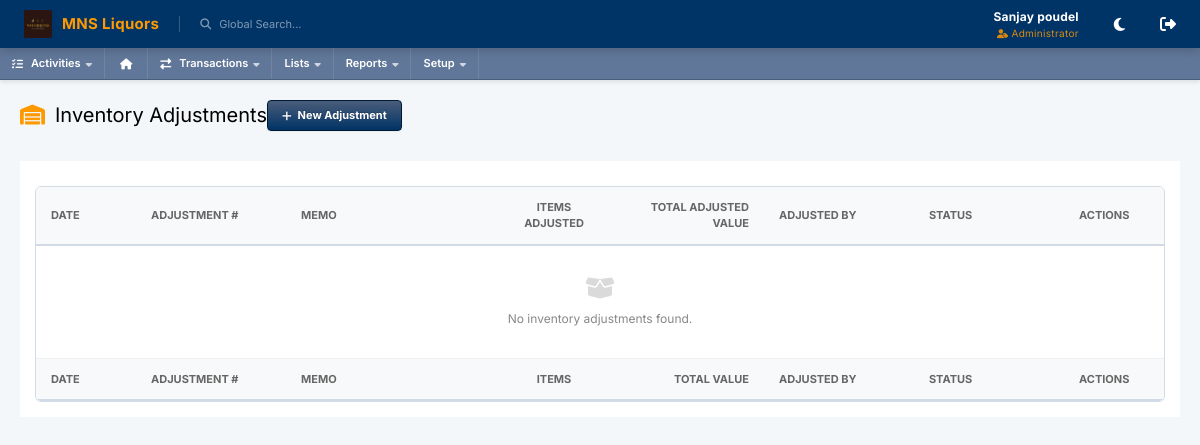
Before: /index.php?page=transactions/adjustment (signed in) with the older database file.
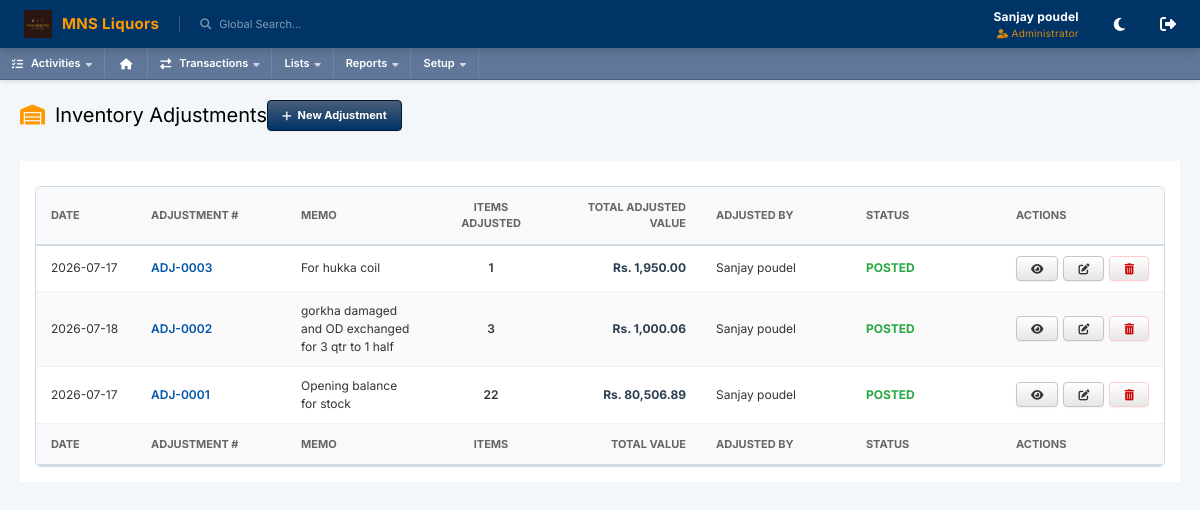
After: the same page with the newer database file.
### tables this page shows
CREATE TABLE `transaction_headers` (
  `id` varchar(36) NOT NULL,
  `txn_number` varchar(30) NOT NULL,
  `txn_type` enum('vendor_bill','customer_invoice','customer_payment','vendor_payment','account_transfer','expense','cash_denomination','inventory_adjustment','Journal') NOT NULL,
  `txn_date` date NOT NULL,
  `fiscal_year` int(11) NOT NULL,
  `fiscal_month` int(11) NOT NULL,
  `fiscal_period` char(7) NOT NULL,
  `status` enum('draft','approved','posted','voided','open','paid','partial') NOT NULL DEFAULT 'draft',
  `reference_number` varchar(50) DEFAULT NULL,
  `memo` text DEFAULT NULL,
  `created_by` varchar(36) NOT NULL,
  `approved_by` varchar(36) DEFAULT NULL,
  `created_at` timestamp NOT NULL DEFAULT current_timestamp(),
  `posted_at` timestamp NULL DEFAULT NULL,
  `is_deleted` tinyint(1) DEFAULT 0,
  `party_id` varchar(36) DEFAULT NULL,
  `party_type` enum('customer','vendor','user') DEFAULT NULL,
  `net_amount` decimal(14,2) DEFAULT 0.00,
  `updated_at` timestamp NOT NULL DEFAULT current_timestamp() ON UPDATE current_timestamp(),
  `source` varchar(50) DEFAULT NULL,
  `is_readonly` tinyint(1) NOT NULL DEFAULT 0,
  `is_locked` tinyint(1) NOT NULL DEFAULT 0,
  PRIMARY KEY (`id`),
  UNIQUE KEY `txn_number` (`txn_number`),
  KEY `created_by` (`created_by`),
  KEY `approved_by` (`approved_by`),
  KEY `idx_transaction_headers_txn_type` (`txn_type`),
  KEY `idx_transaction_headers_status` (`status`),
  KEY `idx_transaction_headers_txn_date` (`txn_date`),
  KEY `idx_transaction_headers_is_deleted` (`is_deleted`),
  KEY `idx_th_date_status` (`txn_date`,`status`,`is_deleted`),
  KEY `idx_th_date_type` (`txn_date`,`txn_type`),
  KEY `idx_th_source` (`source`),
  KEY `idx_th_is_locked` (`is_locked`),
  CONSTRAINT `transaction_headers_ibfk_1` FOREIGN KEY (`created_by`) REFERENCES `users` (`id`),
  CONSTRAINT `transaction_headers_ibfk_2` FOREIGN KEY (`approved_by`) REFERENCES `users` (`id`)
);

CREATE TABLE `users` (
  `id` varchar(36) NOT NULL,
  `username` varchar(50) NOT NULL,
  `full_name` varchar(100) NOT NULL,
  `email` varchar(150) NOT NULL,
  `password_hash` varchar(255) NOT NULL,
  `role` enum('admin','manager','cashier','accountant') NOT NULL,
  `is_active` tinyint(1) NOT NULL DEFAULT 1,
  `last_login` timestamp NULL DEFAULT NULL,
  `created_at` timestamp NOT NULL DEFAULT current_timestamp(),
  `updated_at` timestamp NOT NULL DEFAULT current_timestamp() ON UPDATE current_timestamp(),
  `is_deleted` tinyint(1) DEFAULT 0,
  `avatar` varchar(255) DEFAULT NULL,
  PRIMARY KEY (`id`),
  UNIQUE KEY `username` (`username`),
  UNIQUE KEY `email` (`email`),
  KEY `idx_users_role` (`role`),
  KEY `idx_users_is_active` (`is_active`)
);

### database/DBConnection.php (called while the page is built, shortened)
<?php
class DBConnection {
    private $host = 'localhost';
    private $username = 'root';
    private $password = '';
    private $database = 'sms_db';
    private $conn;
    private static $instance = null;
    private function __construct() {
        try {
            $this->conn = new PDO("mysql:host={$this->host};dbname={$this->database}", $this->username, $this->password);
            $this->conn->setAttribute(PDO::ATTR_ERRMODE, PDO::ERRMODE_EXCEPTION);
            $this->conn->setAttribute(PDO::ATTR_DEFAULT_FETCH_MODE, PDO::FETCH_ASSOC);
        } catch (PDOException $e) {
            die("Connection failed: " . $e->getMessage());
        }
    }
    public static function getInstance() {
        if (!self::$instance) {
            self::$instance = new DBConnection();
        }
        return self::$instance;
    }
    public function fetchAll($sql, $params = []) {
        $stmt = $this->conn->prepare($sql);
        $stmt->execute($params);
        return $stmt->fetchAll();
    }
}
function db() {
    return DBConnection::getInstance();
}
?>

### forms/modules/transactions/adjustment/adjustment_list.php (the view)
<?php
require_once 'database/DBConnection.php';
$db = db();
$list = $db->fetchAll("SELECT t.*, u.full_name as creator_name,
                       (SELECT COUNT(id) FROM transaction_lines WHERE header_id = t.id) as items_count
                      FROM transaction_headers t
                      LEFT JOIN users u ON t.created_by = u.id
                      WHERE t.txn_type = 'inventory_adjustment' AND t.is_deleted = 0
                      ORDER BY t.created_at DESC");
?>
<div class="ns-page-header">
    <h1 class="ns-page-title">
        <i class="fas fa-warehouse" style="margin-right: 10px; color: var(--ns-accent);"></i>
        Inventory Adjustments
        <a href="?page=transactions/adjustment/manage" class="ns-btn ns-btn-primary"><i class="fas fa-plus"></i> New Adjustment</a>
    </h1>
</div>
<div class="ns-portlet">
    <div class="ns-portlet-content">
        <table class="ns-table">
            <thead>
                <tr>
                    <th width="100">Date</th>
                    <th width="150">Adjustment #</th>
                    <th>Memo</th>
                    <th width="120" style="text-align: center;">Items Adjusted</th>
                    <th width="150" style="text-align: right;">Total Adjusted Value</th>
                    <th width="150">Adjusted By</th>
                    <th width="150">Status</th>
                    <th width="100">Actions</th>
                </tr>
            </thead>
            <tbody>
                <?php if (empty($list)): ?>
                <tr>
                    <td colspan="8" style="text-align: center; color: #888; padding: 30px;">
                        <i class="fas fa-box-open" style="font-size: 24px; opacity: 0.3; margin-bottom: 10px; display: block;"></i>
                        No inventory adjustments found.
                    </td>
                </tr>
                <?php else: foreach ($list as $row): ?>
                <tr>
                    <td><?php echo date('Y-m-d', strtotime($row['txn_date'])); ?></td>
                    <td style="font-weight: 600; color: #0055aa;"><?php echo htmlspecialchars($row['txn_number']); ?></td>
                    <td><?php echo htmlspecialchars($row['memo'] ?: '-'); ?></td>
                    <td style="text-align: center; font-weight: 600;"><?php echo (int)$row['items_count']; ?></td>
                    <td style="text-align: right; font-weight: 700; color: #2c3e50;">Rs. <?php echo number_format(abs($row['net_amount']), 2); ?></td>
                    <td><?php echo htmlspecialchars($row['creator_name'] ?? 'System'); ?></td>
                    <td>
                        <span style="color: #28a745; font-weight: 700; text-transform: uppercase;">
                            <?php echo htmlspecialchars(ucfirst($row['status'])); ?>
                        </span>
                    </td>
                    <td>
                        <div style="display: flex; gap: 5px;">
                            <a href="?page=transactions/view&id=<?php echo $row['id']; ?>" class="ns-btn" title="View"><i class="fas fa-eye"></i></a>
                            <a href="?page=transactions/adjustment/manage&id=<?php echo urlencode($row['id']); ?>" class="ns-btn" title="Edit"><i class="fas fa-edit"></i></a>
                            <button class="ns-btn ns-remove-line" title="Delete" onclick="nsDelete('transaction_headers', '<?php echo $row['id']; ?>')"><i class="fas fa-trash-alt"></i></button>
                        </div>
                    </td>
                </tr>
                <?php endforeach; endif; ?>
            </tbody>
            <tfoot>
                <tr>
                    <th>Date</th>
                    <th>Adjustment #</th>
                    <th>Memo</th>
                    <th style="text-align: center;">Items</th>
                    <th style="text-align: right;">Total Value</th>
                    <th>Adjusted By</th>
                    <th>Status</th>
                    <th>Actions</th>
                </tr>
            </tfoot>
        </table>
    </div>
</div>

Changed rows visible on the page:
added transaction_headers: txn_date "2026-07-17", txn_number "ADJ-0003", memo "For hukka coil", items_count "1", net_amount "1,950.00", created_by.full_name "Sanjay poudel", status "POSTED"
added transaction_headers: txn_date "2026-07-18", txn_number "ADJ-0002", memo "gorkha damaged and OD exchanged for 3 qtr to 1 half", items_count "3", net_amount "1,000.06", created_by.full_name "Sanjay poudel", status "POSTED"
added transaction_headers: txn_date "2026-07-17", txn_number "ADJ-0001", memo "Opening balance for stock", items_count "22", net_amount "80,506.89", created_by.full_name "Sanjay poudel", status "POSTED"
Other visible differences:
text no longer shown: "No inventory adjustments found."
